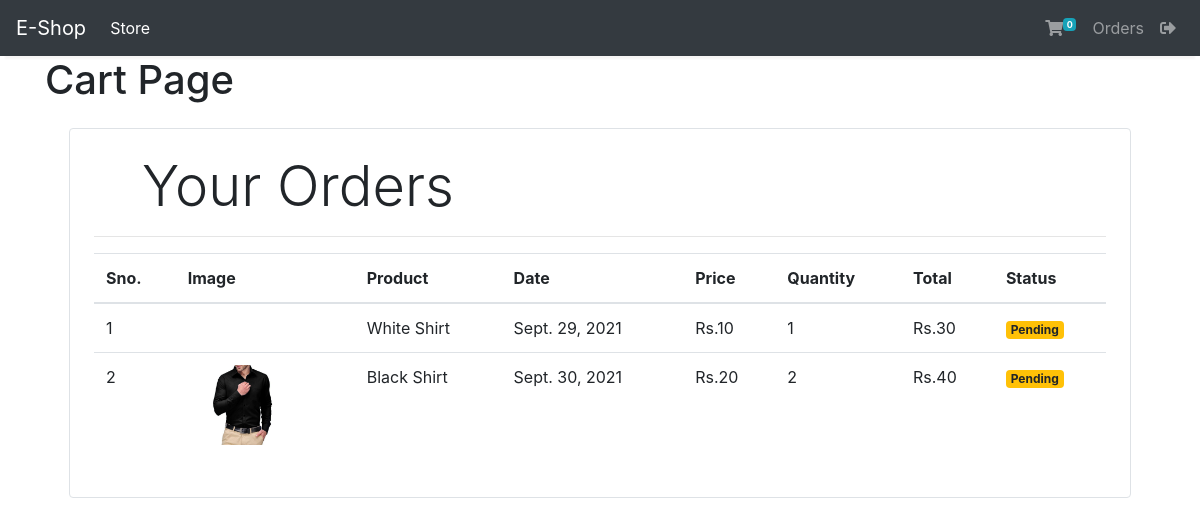
The app's page /orders (signed in) with its own data.
### store/models/orders.py (models this page shows, shortened)
class Order(models.Model):
    product = models.ForeignKey(Product, on_delete=models.CASCADE)
    customer = models.ForeignKey(Customer, on_delete=models.CASCADE)
    quantity = models.IntegerField(default=1)
    price = models.IntegerField()
    address = models.CharField(max_length=50, default='', blank=True)
    phone = models.CharField(max_length=50, default='', blank=True)
    date = models.DateField(default=datetime.datetime.today)
    status = models.BooleanField(default=False)
    @staticmethod
    def get_orders_by_customer(customer_id):
        return Order.objects.filter(customer=customer_id)

### store/models/product.py (models this page shows, shortened)
class Product(models.Model):
    name = models.CharField(max_length=50)
    price = models.IntegerField(default=0)
    description = models.CharField(max_length=200,default='', null=True, blank=True)
    image = models.ImageField(upload_to='uploads/products/')  # will create a folder called products and store file in it
    category = models.ForeignKey(Category, on_delete=models.CASCADE, default=1)

### store/middlewares/auth.py (the view)
    def middleware(request):
        returnUrl = request.META['PATH_INFO']
        if not request.session.get('customer'):
            return redirect(f'login?return_url={returnUrl}')
        response = get_response(request)
        return response

### store/templatetags/custom_filter.py (called while the page is built)
@register.filter(name='currency')
def currency(number):
    return "Rs." + str(number)

@register.filter(name="multiply")
def multiply(number, number1):
    return number * number1

### store/views/orders.py (called while the page is built)
    def get(self, request):
        customer = request.session.get('customer')
        orders = Order.get_orders_by_customer(customer)
        return render(request, 'orders.html', {'orders': orders})

### store/templates/orders.html
{% extends 'base.html' %}
{% block content %}
{% load cart %}
{% load custom_filter %}
<div class="container">
    <h1>Cart Page</h1>
    <div class="border rounded p-4 m-4">
        <p class="display-4 pl-4 ml-4">Your Orders</p>
        <hr>
        <table class="table">
            <thead>
                <tr>
                    <th>Sno.</th>
                    <th>Image</th>
                    <th>Product</th>
                    <th>Date</th>
                    <th>Price</th>
                    <th>Quantity</th>
                    <th>Total</th>
                    <th>Status</th>
                </tr>
            </thead>
            <tbody>
                {% for order in orders %}
                <tr>
                    <td>{{forloop.counter}}</td>
                    <td><img src="{{order.product.image.url}}" class="img-fluid ${3|rounded-top,rounded-right,rounded-bottom,rounded-left,
                        rounded-circle,|}" alt="" style="height: 80px;"></td>
                    <td>{{order.product.name}}</td>
                    <td>{{order.date}}</td>
                    <td>{{order.product.price|currency}}</td>
                    <td>{{order.quantity}}</td>
                    <td>{{order.quantity|multiply:order.price|currency}}</td>
                    {% if order.status %}
                    <td><small class="badge badge-success">Completed</small> </td>
                    {% else %}
                    <td><small class="badge badge-warning">Pending</small> </td>
                    {% endif %}
                </tr>
                {% endfor %}
            </tbody>
        </table>
    </div>
</div>
{% endblock %}

### records on screen
Order: product.name "White Shirt", date "Sept. 29, 2021", product.price "Rs.10", quantity "1", quantity|multiply "Rs.30", status "Pending"
Order: product.image (picture), product.name "Black Shirt", date "Sept. 30, 2021", product.price "Rs.20", quantity "2", quantity|multiply "Rs.40", status "Pending"

### other values on screen
{{ request.session.cart.keys|length }} "0"
